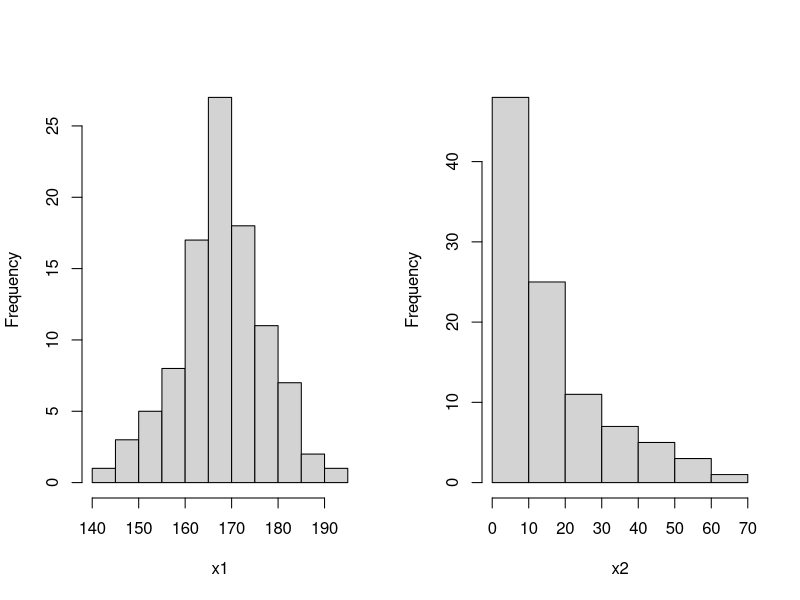
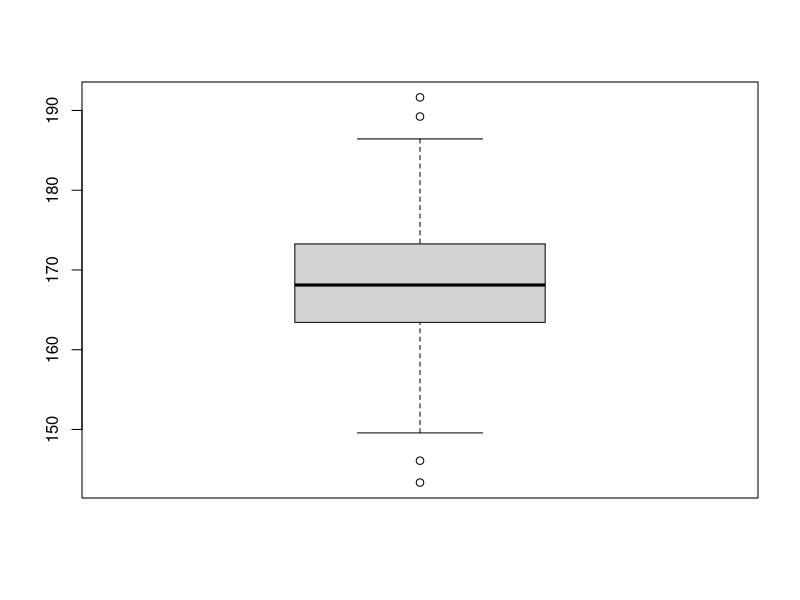
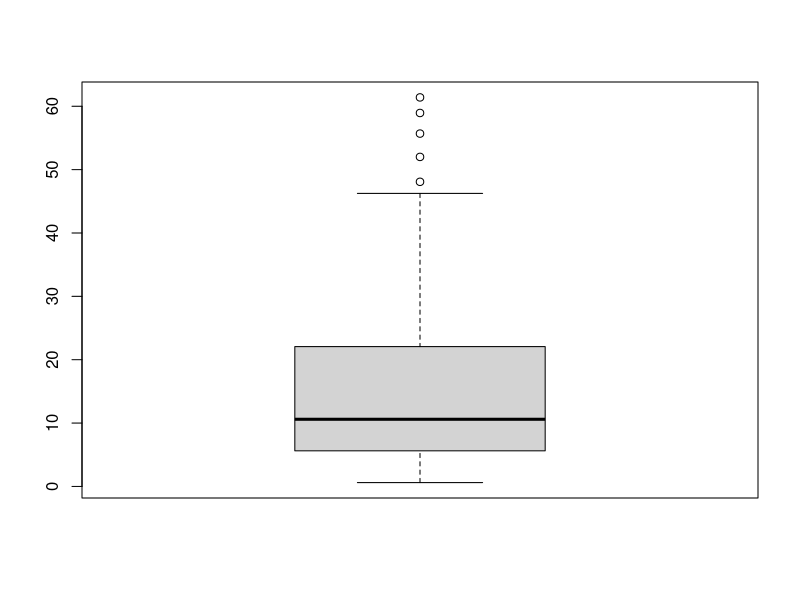
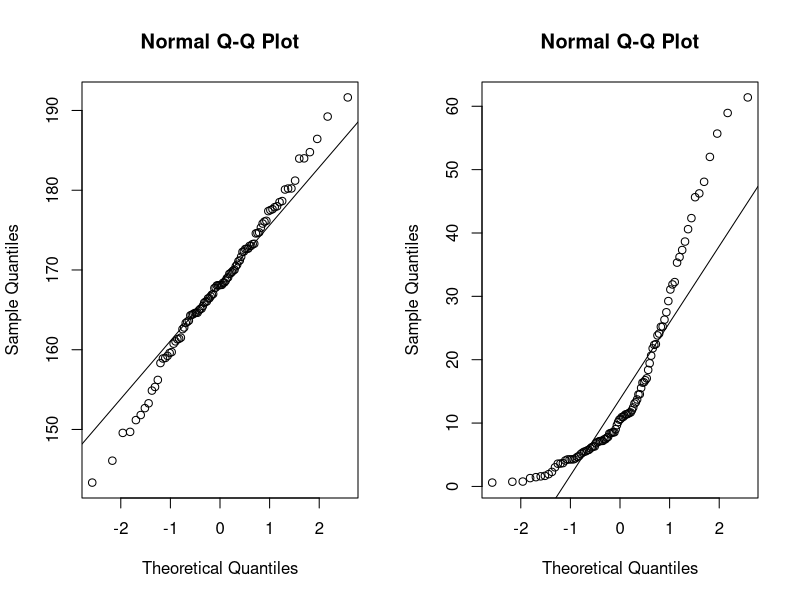
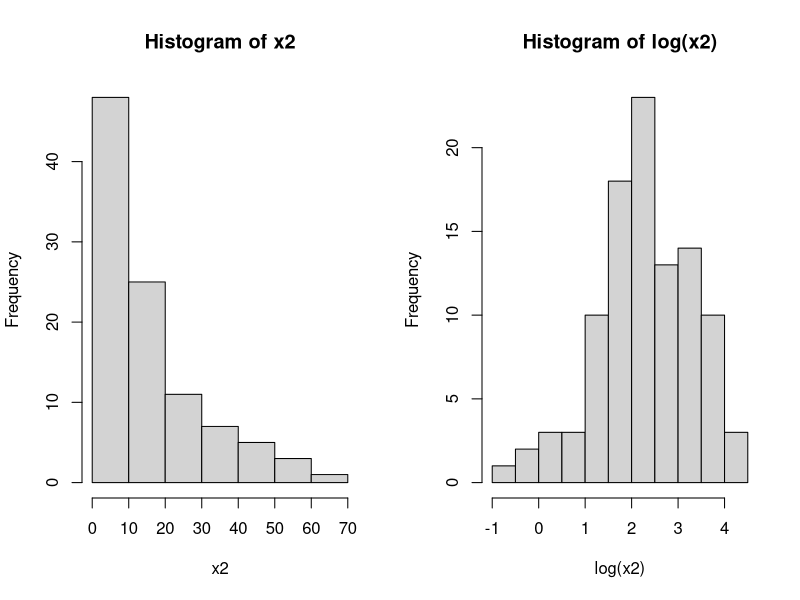
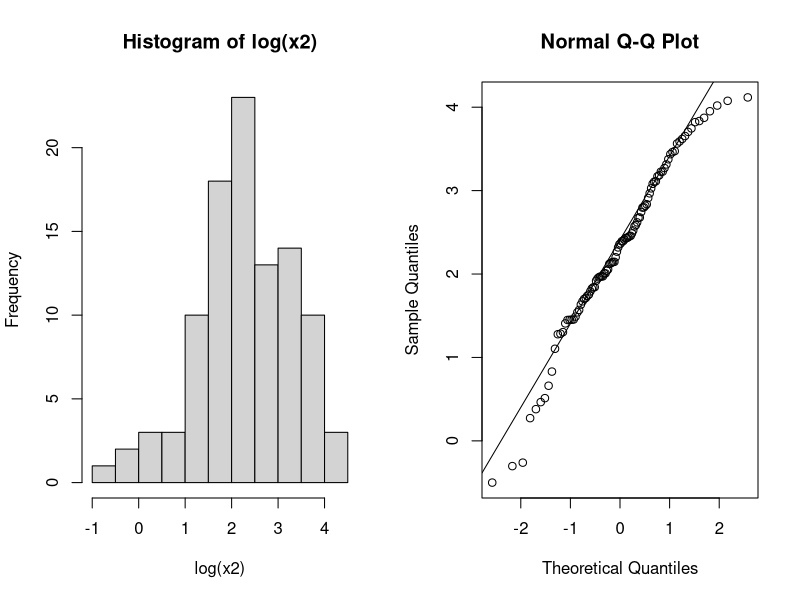
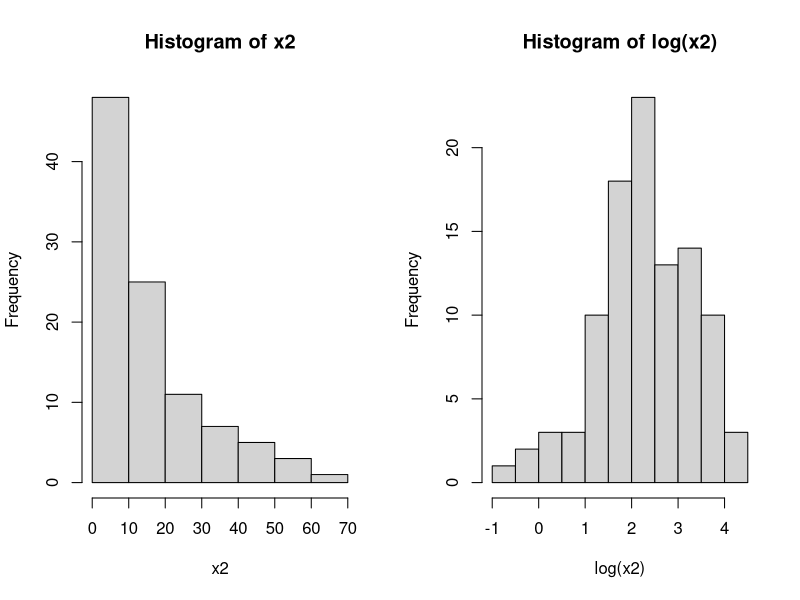
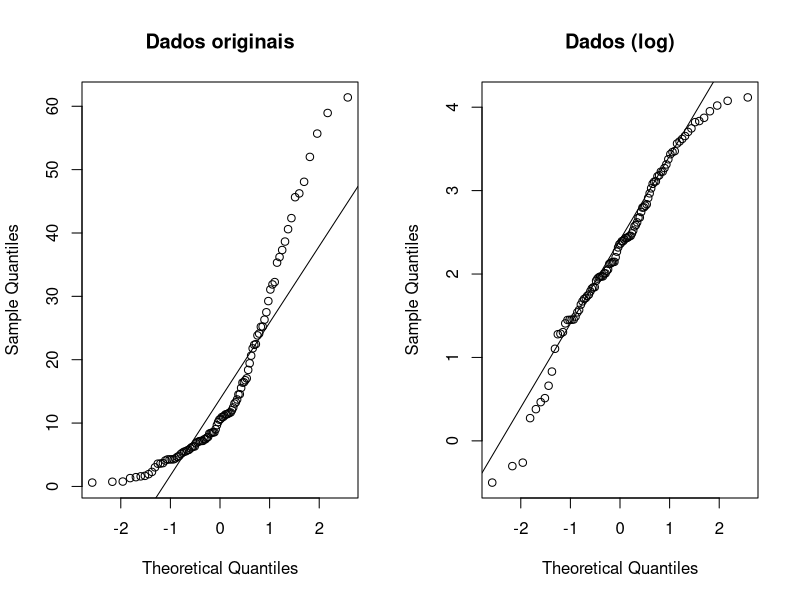

The R script that drew these images, in order:
## normal x lognormal ####
nl <- read.table("Aulas/Nao_Param/normal-lognormal.dat")
attach(nl)

par(mfrow = c(1,2))
hist(x1, main = "")
hist(x2, main = "")
par(mfrow = c(1,1))
boxplot(x1)
boxplot(x2)
par(mfrow = c(1,2))
qqnorm(x1); qqline(x1); qqnorm(x2); qqline(x2)
shapiro.test(x1)
shapiro.test(x2)


## Transformação ####
par(mfrow = c(1,2))

hist(x2); hist(log(x2))
hist(log(x2)); qqnorm(log(x2)); qqline(log(x2))
hist(x2); hist(log(x2))
qqnorm(x2, main = "Dados originais"); qqline(x2); qqnorm(log(x2), main = "Dados (log)"); qqline(log(x2))
shapiro.test(log(x2))

detach(nl)
rm(nl)

## 2 amostras ####
twosamples <- read.table("Aulas/Nao_Param/2samples.dat")
attach(twosamples)

par(mfrow = c(1,1))
boxplot(x,y)
qqnorm(x); qqline(x); qqnorm(y); qqline(y)
par(mfrow = c(1,2))
qqnorm(x); qqline(x); qqnorm(y); qqline(y)
qqnorm(x, main = "Amostra 1"); qqline(x); qqnorm(y); qqline(y)
qqnorm(x, main = "Amostra 1"); qqline(x); qqnorm(y, main = "Amostra 2"); qqline(y)
hist(x, main = "Amostra 1")
hist(y, main = "Amostra 2")

detach(twosamples)
rm(twosamples)

## 3 amostras ####
m.p <- aov(Ozone ~ Month, data = airquality)
m.np <- kruskal.test(Ozone ~ Month, data = airquality)
m.ols <- lm(Ozone ~ Month, data = airquality)

summary(m.p) # não significativo
m.np # significativo
summary(m.ols)
